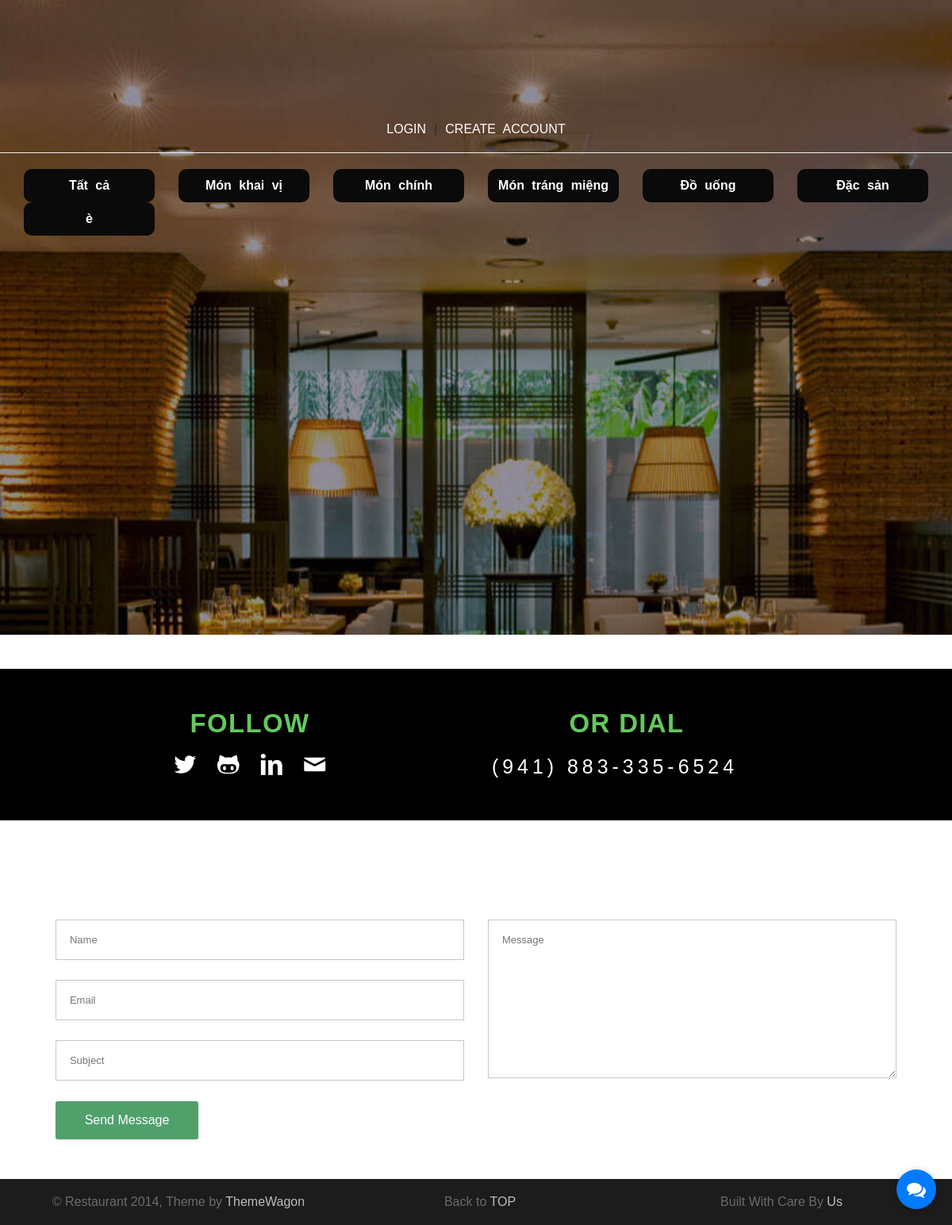
/?category_id=3, run on the app's committed database.
### tables this page shows
CREATE TABLE `categories` (
  `id` int(11) NOT NULL,
  `category_name` varchar(255) DEFAULT NULL,
  `description` varchar(255) DEFAULT NULL
);

### Model/modelCategories.php (called while the page is built, shortened)
<?php
class modelCategories {
    public function selectAllCategories() {
        $p = new clsKetnoi();
        $con = $p->MoKetNoi();
        $query = "SELECT * FROM Categories";
        $result = mysqli_query($con, $query);
        return $result;
    }
}
?>

### Controller/controlCategories.php (called while the page is built, shortened)
<?php
include_once("Model/modelCategories.php");
class controlCategories {
    public function getAllCategories() {
        $p = new modelCategories();
        $result = $p->selectAllCategories();
        if (mysqli_num_rows($result) > 0) {
            return $result;
        } else {
            return false;
        }
    }
}
?>

### View/Categories.php (the view, shortened to what this page needs)
<?php
include_once("Controller/controlCategories.php");
$p = new controlCategories();
$kq = $p->getAllCategories();
if (!$kq) {
    echo "<p class='text-danger text-center mt-3'>❌ Không có dữ liệu danh mục</p>";
} else {
    echo "<div class='container'>";
    echo "<div class='row justify-content-center'>";
    echo "
<div class='col-6 col-sm-4 col-md-3 col-lg-2 mb-3'>
    <a href='?category=all' class='category-btn'>Tất cả</a>
</div>
";
    while ($r = mysqli_fetch_assoc($kq)) {
        echo "
        <div class='col-6 col-sm-4 col-md-3 col-lg-2 mb-3'>
            <a href='?category_id=" . $r['id'] . "' class='category-btn'>
                " . htmlspecialchars($r['category_name']) . "
            </a>
        </div>
        ";
    }
    echo "</div></div></div>";
}
?>

### css/main.css (style rules this page uses)
*, *:before, *:after { -moz-box-sizing: border-box; box-sizing: border-box; -webkit-font-smoothing: antialiased; }
body, html { margin: 0; padding: 0; height: 100%; }
h1, h2, p, span, a { font-family: "museo-sans", helvetica, sans-serif; color: #2f2e2f; margin: 0; padding: 0; }

### View/Categories.php (style rules this page uses)
.category-btn { background-color:rgb(10, 10, 10); color: white; font-weight: bold; border-radius: 10px; transition: color 0.3s ease; text-decoration: none; display: block; text-align: center; padding: 12px; }

### data on the page
categories: category_name "Món khai vị"
categories: category_name "Món chính"
categories: category_name "Món tráng miệng"
categories: category_name "Đồ uống"
categories: category_name "Đặc sản"
categories: category_name "è"
